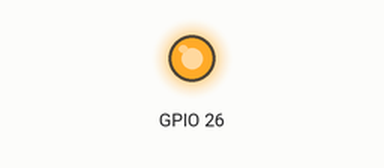
This program was run on a simulated Raspberry Pi (BCM pin numbers). Shown: output pins drawn as LEDs (lit = HIGH). What the program prints to the terminal is not drawn. At 0.0 s the program stops and its outputs stay as they are.

Above: at 0.1 s.
Timing chart, 0 to 1.5 s (numbered marks = the images above):
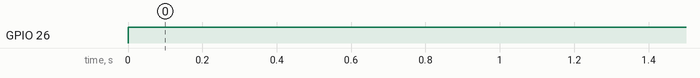

Measured:
- by itself, GPIO 26: LOW → HIGH at 0.00 s

The program:

8a.py
```python
#!/usr/bin/python

import RPi.GPIO as GPIO #library

GPIO.setmode(GPIO.BCM) #gpio order scheme(bcm stands for broadcom)

GPIO.cleanup() #turn all channels to input

GPIO.setwarnings(False) #turn off warnings

GPIO.setup(26,GPIO.OUT) #set gpio as output
                        #now the relay detects pin 26 as output

print "switch is now open"

GPIO.output(26,GPIO.HIGH)
```
